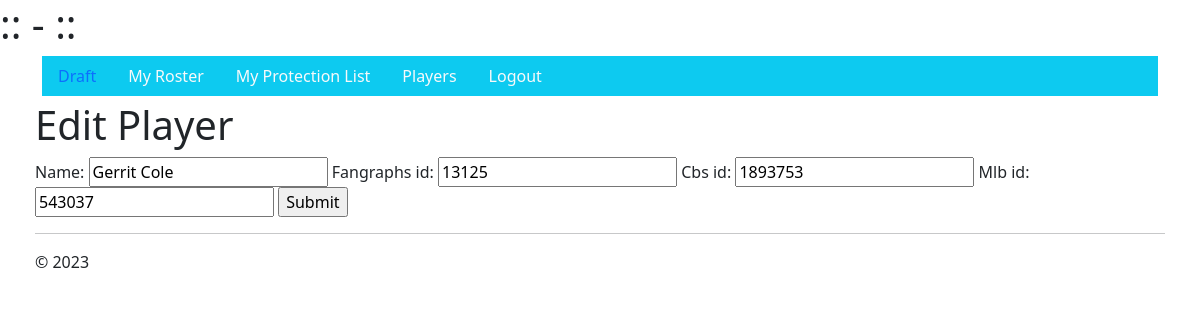
Screenshot of /players/2908/ with the database file from the repository.
### DAFLDraft/models.py (models this page shows, shortened)
class Player(models.Model):
    name = models.CharField(max_length=100)
    eligible_positions = models.CharField(max_length=30)
    fangraphs_id = models.CharField(max_length=30)
    cbs_id = models.IntegerField()
    mlb_id = models.IntegerField()
    adp = models.FloatField(default=9999)
    value = models.FloatField(default=0)
    stat1 = models.FloatField(default=0) #HR or Wins
    stat2 = models.FloatField(default=0) #SB or Saves
    stat3 = models.FloatField(default=0) #RBI or SO
    stat4 = models.FloatField(default=0) #Runs or Holds
    stat5 = models.FloatField(default=0) #AB or IP
    stat6 = models.FloatField(default=0) #Hits or ER
    class Meta:
        ordering = ["-name"]

### DAFLDraft/views.py (the view)
# urls.py: path("players/<int:pk>/", views.PlayerUpdateView.as_view(), name="player-update"),
class PlayerUpdateView(UpdateView):
    model = Player
    fields = ["name","fangraphs_id","cbs_id","mlb_id"]
    success_url = reverse_lazy("player-list")

### DAFLDraft/templates/DAFLDraft/player_form.html (shortened to what this page needs)
{% extends "DAFLDraft/layout.html" %}
{% block content %}
<div class="row">
    <div class="col-12">
        <h1>Edit Player</h1>
    </div>
</div>
<div class="row">
    <div class="col-12">
        <form method="post">
            {{ form }}
            <input type="submit" value="Submit">
        </form>
    </div>
</div>
{% endblock %}

### rows the page displays
Player: name "Gerrit Cole", fangraphs_id "13125", cbs_id "1893753", mlb_id "543037"
